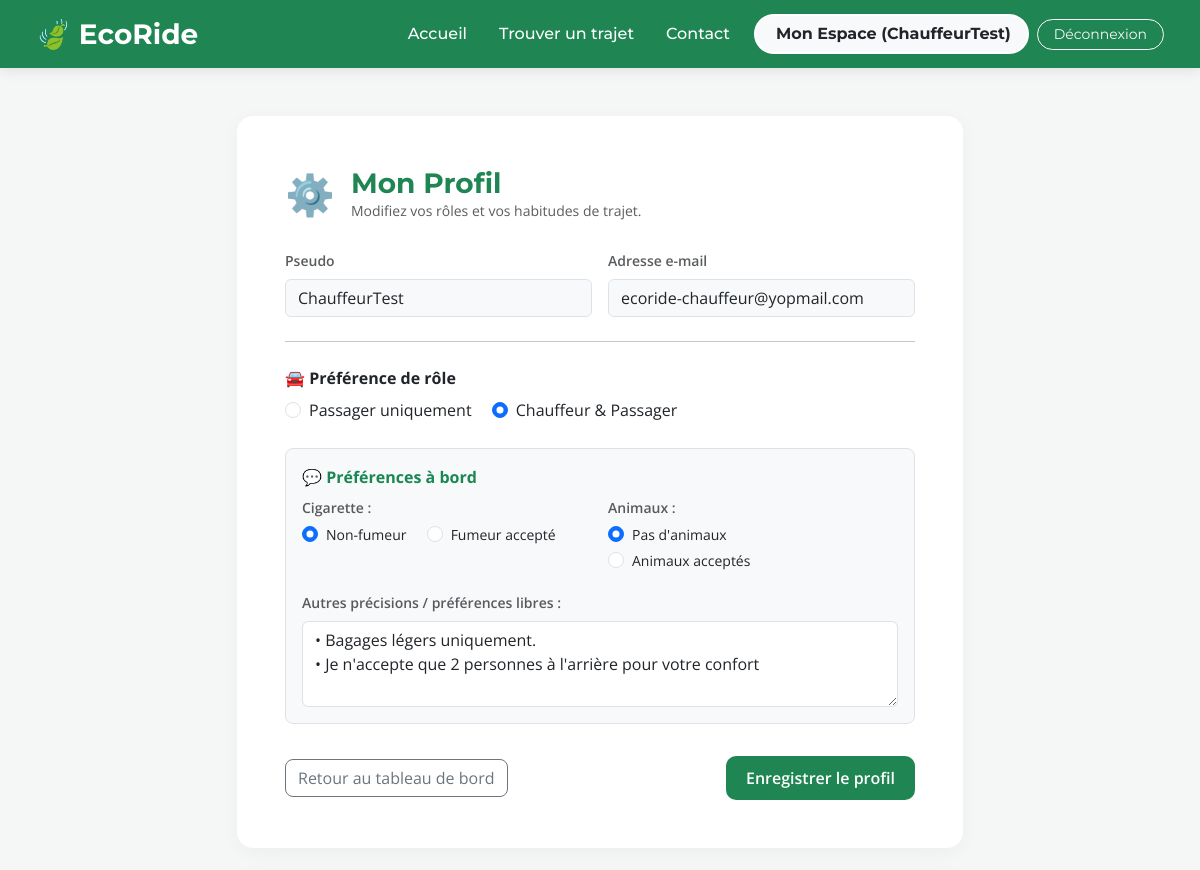
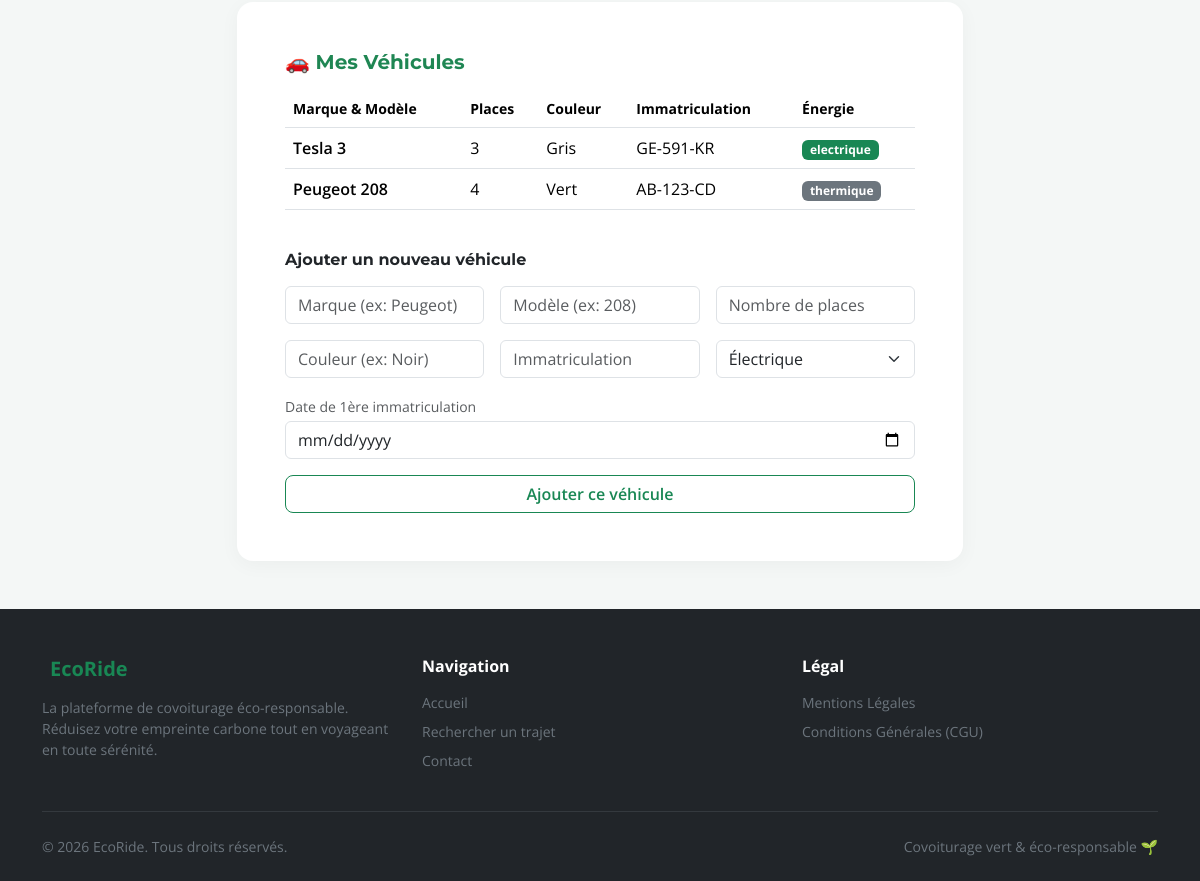
The app's page /profil.php (signed in) with its own data (2 pictures, top to bottom).
### tables this page shows
CREATE TABLE `utilisateur` (
  `id` int NOT NULL,
  `pseudo` varchar(50) NOT NULL,
  `est_chauffeur` tinyint(1) NOT NULL DEFAULT '0',
  `preferences_libres` text,
  `email` varchar(100) NOT NULL,
  `password` varchar(255) NOT NULL,
  `credits` int DEFAULT '20',
  `role` enum('visiteur','utilisateur','employe','admin') DEFAULT 'utilisateur',
  `photo` varchar(255) NOT NULL DEFAULT 'images/default.png',
  `statut_compte` varchar(20) NOT NULL DEFAULT 'actif',
  `note` int DEFAULT NULL
);

CREATE TABLE `vehicule` (
  `id` int NOT NULL,
  `id_utilisateur` int NOT NULL,
  `marque` varchar(50) NOT NULL,
  `modele` varchar(50) NOT NULL,
  `couleur` varchar(30) NOT NULL,
  `energie` varchar(20) NOT NULL,
  `immatriculation` varchar(20) NOT NULL,
  `date_premiere_immat` date NOT NULL,
  `nb_places` int NOT NULL,
  `fumeur` tinyint(1) DEFAULT '0',
  `animaux` tinyint(1) DEFAULT '0',
  `preferences_additionnelles` text
);

### profil.php (the view, shortened to what this page needs)
<?php
require_once 'config/db.php';
$user_id = $_SESSION['user_id'];
try {
    $stmt = $pdo->prepare("SELECT id, pseudo, email, est_chauffeur, preferences_libres FROM utilisateur WHERE id = ?");
    $stmt->execute([$user_id]);
    $user = $stmt->fetch(PDO::FETCH_ASSOC);
    $stmtVehicules = $pdo->prepare("SELECT * FROM vehicule WHERE id_utilisateur = ?");
    $stmtVehicules->execute([$user_id]);
    $vehicules = $stmtVehicules->fetchAll(PDO::FETCH_ASSOC);
} catch (PDOException $e) {
    die("Erreur de chargement du profil : " . $e->getMessage());
}
$pref_str = $user['preferences_libres'] ?? '';
$is_fumeur = (strpos($pref_str, '• Cigarette : Fumeur accepté') !== false) ? 1 : 0;
$has_animal = (strpos($pref_str, '• Animaux : Animaux acceptés') !== false) ? 1 : 0;
?>
<!DOCTYPE html>
<html lang="fr">
<head>
    <link href="https://cdn.jsdelivr.net/npm/bootstrap@5.3.3/dist/css/bootstrap.min.css" rel="stylesheet">
</head>
<body class="d-flex flex-column min-vh-100">
    <?php include 'includes/navbar.php'; ?>
    <div class="container my-5 flex-grow-1" style="max-width: 750px;">
        <div class="card profile-card p-4 p-md-5 mb-4">
            <div class="d-flex align-items-center gap-3 mb-4">
                <span class="fs-1">⚙️</span>
                <div>
                    <h1 class="h3 fw-bold mb-0" style="color: var(--ecoride-vert-sapin);">Mon Profil</h1>
                    <p class="text-muted small mb-0">Modifiez vos rôles et vos habitudes de trajet.</p>
                </div>
            </div>
            <form action="scripts/update_profil.php" method="POST">
                <div class="row g-3 mb-3">
                    <div class="col-md-6">
                        <label class="form-label small fw-semibold text-muted">Pseudo</label>
                        <input type="text" class="form-control bg-light" value="<?= htmlspecialchars($user['pseudo']); ?>" disabled>
                    </div>
                    <div class="col-md-6">
                        <label class="form-label small fw-semibold text-muted">Adresse e-mail</label>
                        <input type="email" class="form-control bg-light" value="<?= htmlspecialchars($user['email']); ?>" disabled>
                    </div>
                </div>
                <hr class="my-4">
                <div class="mb-4">
                    <label class="form-label fw-bold d-block">🚘 Préférence de rôle</label>
                    <div class="form-check form-check-inline">
                        <input class="form-check-input" type="radio" name="est_chauffeur" id="rolePassager" value="0" <?= !$user['est_chauffeur'] ? 'checked' : ''; ?>>
                        <label class="form-check-label" for="rolePassager">Passager uniquement</label>
                    </div>
                    <div class="form-check form-check-inline">
                        <input class="form-check-input" type="radio" name="est_chauffeur" id="roleChauffeur" value="1" <?= $user['est_chauffeur'] ? 'checked' : ''; ?>>
                        <label class="form-check-label" for="roleChauffeur">Chauffeur & Passager</label>
                    </div>
                </div>
                <div class="mb-4 border p-3 rounded-3 bg-light">
                    <label class="form-label fw-bold d-block text-success">💬 Préférences à bord</label>
                    <div class="row g-3 mb-3">
                        <div class="col-md-6">
                            <span class="small fw-semibold text-muted d-block mb-1">Cigarette :</span>
                            <div class="form-check form-check-inline">
                                <input class="form-check-input" type="radio" name="fumeur" id="fumeurNon" value="0" <?= ($is_fumeur === 0) ? 'checked' : ''; ?>>
                                <label class="form-check-label small" for="fumeurNon">Non-fumeur</label>
                            </div>
                            <div class="form-check form-check-inline">
                                <input class="form-check-input" type="radio" name="fumeur" id="fumeurOui" value="1" <?= ($is_fumeur === 1) ? 'checked' : ''; ?>>
                                <label class="form-check-label small" for="fumeurOui">Fumeur accepté</label>
                            </div>
                        </div>
                        <div class="col-md-6">
                            <span class="small fw-semibold text-muted d-block mb-1">Animaux :</span>
                            <div class="form-check form-check-inline">
                                <input class="form-check-input" type="radio" name="animal" id="animalNon" value="0" <?= ($has_animal === 0) ? 'checked' : ''; ?>>
                                <label class="form-check-label small" for="animalNon">Pas d'animaux</label>
                            </div>
                            <div class="form-check form-check-inline">
                                <input class="form-check-input" type="radio" name="animal" id="animalOui" value="1" <?= ($has_animal === 1) ? 'checked' : ''; ?>>
                                <label class="form-check-label small" for="animalOui">Animaux acceptés</label>
                            </div>
                        </div>
                    </div>
                    <div>
                        <label for="preferences_libres" class="form-label small fw-semibold text-muted">Autres précisions / préférences libres :</label>
                        <?php
                        $texte_libre = $user['preferences_libres'] ?? '';
                        ?>
                        <textarea class="form-control" id="preferences_libres" name="preferences_libres" rows="3" placeholder="Ex: Musique douce, petits bagages uniquement..."><?= htmlspecialchars($texte_libre); ?></textarea>
                    </div>
                </div>
                <div class="d-flex justify-content-between align-items-center pt-2">
                    <a href="mon_espace.php" class="btn btn-outline-secondary rounded-3">Retour au tableau de bord</a>
                    <button type="submit" name="update_profil" class="btn btn-ecoride">Enregistrer le profil</button>
                </div>
            </form>
        </div>
        <div class="card profile-card p-4 p-md-5">
            <h2 class="h5 fw-bold mb-3" style="color: var(--ecoride-vert-sapin);">🚗 Mes Véhicules</h2>
            <?php if (!empty($vehicules)): ?>
                <div class="table-responsive mb-4">
                    <table class="table align-middle">
                        <thead>
                            <tr class="text-muted small">
                                <th>Marque & Modèle</th>
                                <th>Places</th>
                                <th>Couleur</th>
                                <th>Immatriculation</th>
                                <th>Énergie</th>
                            </tr>
                        </thead>
                        <tbody>
                            <?php foreach ($vehicules as $v): ?>
                                <tr>
                                    <td class="fw-semibold"><?= htmlspecialchars($v['marque'] . ' ' . $v['modele']); ?></td>
                                    <td><?= htmlspecialchars($v['nb_places']); ?></td>
                                    <td><?= htmlspecialchars($v['couleur'] ?? 'Non précisée'); ?></td>
                                    <td><?= htmlspecialchars($v['immatriculation']); ?></td>
                                    <td>
                                        <span class="badge <?= strtolower($v['energie']) === 'electrique' || strtolower($v['energie']) === 'électrique' ? 'bg-success' : 'bg-secondary'; ?>">
                                            <?= htmlspecialchars($v['energie']); ?>
                                        </span>
                                    </td>
                                </tr>
                            <?php endforeach; ?>
                        </tbody>
                    </table>
                </div>
            <?php else: ?>
                <p class="text-muted small mb-4">Vous n'avez pas encore ajouté de véhicule.</p>
            <?php endif; ?>
            <h3 class="h6 fw-bold mb-3">Ajouter un nouveau véhicule</h3>
            <form action="scripts/update_profil.php" method="POST">
                <div class="row g-3">
                    <div class="col-md-4">
                        <input type="text" name="marque" class="form-control" placeholder="Marque (ex: Peugeot)" required>
                    </div>
                    <div class="col-md-4">
                        <input type="text" name="modele" class="form-control" placeholder="Modèle (ex: 208)" required>
                    </div>
                    <div class="col-md-4">
                        <input type="number" name="nb_places" class="form-control" placeholder="Nombre de places" min="1" max="9" required>
                    </div>
                    <div class="col-md-4">
                        <input type="text" name="couleur" class="form-control" placeholder="Couleur (ex: Noir)">
                    </div>
                    <div class="col-md-4">
                        <input type="text" name="immatriculation" class="form-control" placeholder="Immatriculation" required>
                    </div>
                    <div class="col-md-4">
                        <select name="energie" class="form-select" required>
                            <option value="electrique">Électrique</option>
                        </select>
                    </div>
                    <div class="col-md-12">
                        <label class="form-label small text-muted mb-1">Date de 1ère immatriculation</label>
                        <input type="date" name="date_premiere_immat" class="form-control" required>
                    </div>
                </div>
                <button type="submit" name="add_vehicle" class="btn btn-outline-success mt-3 w-100 rounded-3 fw-semibold">Ajouter ce véhicule</button>
            </form>
        </div>
    </div>
    <?php include 'includes/footer.php'; ?>
</body>
</html>

### profil.php (style rules this page uses)
:root { --ecoride-vert-sapin: #1F8653; --ecoride-vert-eco: #28A74A; --ecoride-gris-fond: #F4F7F6; --ecoride-gris-ardoise: #2C3E50; }
body { background-color: var(--ecoride-gris-fond); font-family: 'Open Sans', sans-serif; color: var(--ecoride-gris-ardoise); }
h1, h2, h3, .navbar-brand { font-family: 'Montserrat', sans-serif; }
.profile-card { background: #FFFFFF; border-radius: 16px; box-shadow: 0 4px 20px rgba(0,0,0,0.04); border: none; }
.btn-ecoride { background-color: var(--ecoride-vert-sapin); color: white; font-weight: 600; border-radius: 10px; padding: 10px 20px; border: none; }

### records on screen
utilisateur: pseudo "ChauffeurTest", email "ecoride-chauffeur@yopmail.com", est_chauffeur "☐ Passager uniquement", est_chauffeur "☑ Chauffeur & Passager", preferences_libres "☑ Non-fumeur", preferences_libres "☐ Fumeur accepté", preferences_libres "☑ Pas d'animaux", preferences_libres "☐ Animaux acceptés", preferences_libres "• Bagages légers uniquement. • Je n'accepte que 2 personnes à l'arrière pour votre confort"
vehicule: marque+modele "Tesla 3", nb_places "3", couleur "Gris", immatriculation "GE-591-KR", energie "electrique"
vehicule: marque+modele "Peugeot 208", nb_places "4", couleur "Vert", immatriculation "AB-123-CD", energie "thermique"

### other values on screen
$_SESSION['pseudo'] "ChauffeurTest"
